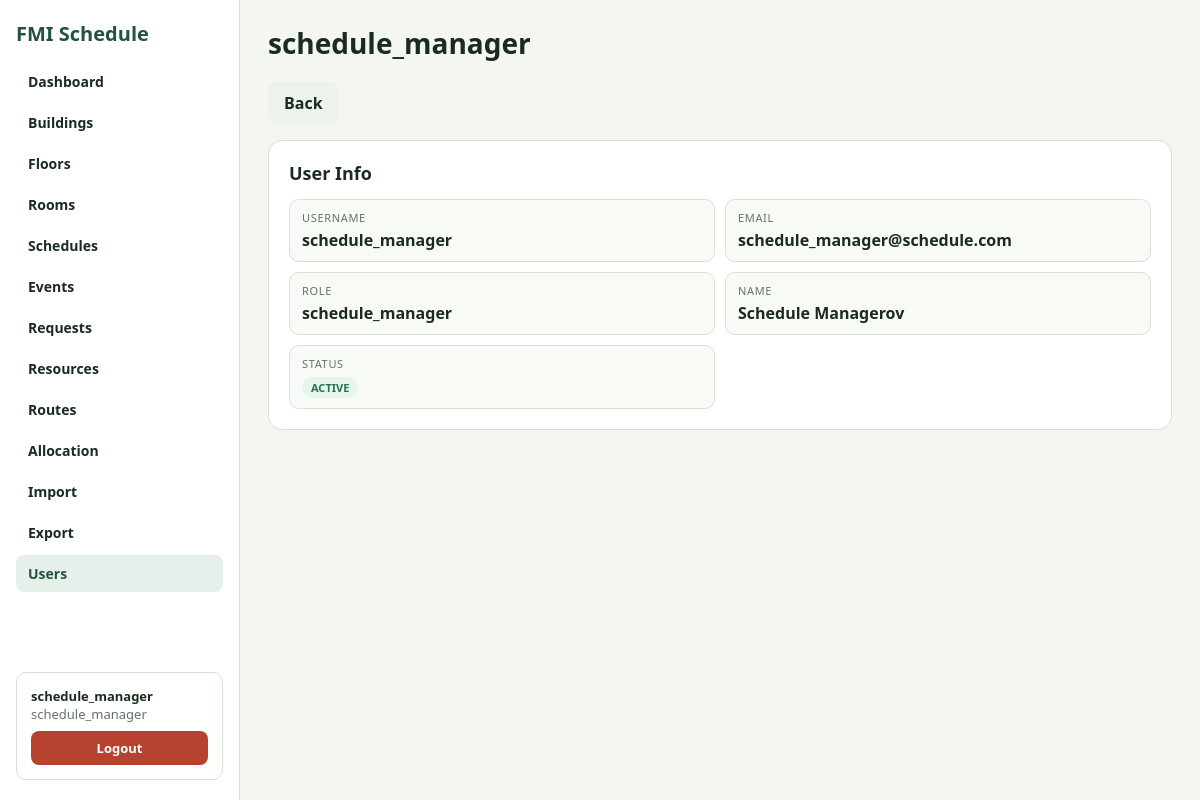
Page /users/1 (signed in) on the committed database.
### tables this page shows
CREATE TABLE IF NOT EXISTS `users` (
    `id` INT UNSIGNED NOT NULL AUTO_INCREMENT,
    `username` VARCHAR(50) NOT NULL,
    `first_name` VARCHAR(100) NOT NULL DEFAULT '',
    `last_name` VARCHAR(100) NOT NULL DEFAULT '',
    `email` VARCHAR(255) NOT NULL,
    `password_hash` VARCHAR(255) NOT NULL,
    `role` VARCHAR(50) NOT NULL DEFAULT 'student',
    `is_active` BOOLEAN NOT NULL DEFAULT 1,
    PRIMARY KEY (`id`),
    UNIQUE KEY `uq_users_username` (`username`),
    UNIQUE KEY `uq_users_email` (`email`)
);

### app/core/View.php (called while the page is built, shortened)
<?php
class View
{
    private $viewsPath;
    private $layout;
    public function __construct($viewsPath = null, $layout = null)
    {
        $this->viewsPath = $viewsPath ?? dirname(__DIR__) . DIRECTORY_SEPARATOR . 'views';
        $this->layout = $layout;
    }
    public function render($view, $data = [], $layout = null)
    {
        $content = $this->render_file($this->resolve_view_path($view), $data);
        $layout ??= $this->layout;
        if ($layout === null) {
            return $content;
        }
        return $this->render_file($this->resolve_view_path($layout), array_merge($data, [
            'content' => $content,
        ]));
    }
    private function render_file($path, $data)
    {
        extract($data, EXTR_SKIP);
        require $path;
        return (string) ob_get_clean();
    }
    private function resolve_view_path(string $view): string
    {
        $view = trim($view, '/\\');
        $view = str_replace(['/', '\\'], DIRECTORY_SEPARATOR, $view);
        if (!str_ends_with($view, '.php')) {
            $view .= '.php';
        }
        return $this->viewsPath . DIRECTORY_SEPARATOR . $view;
    }
}

### app/core/Controller.php (called while the page is built, shortened)
<?php
abstract class Controller
{
    protected $view;
    public function __construct($request = [], $view = null)
    {
        $this->view = $view ?? new View();
    }
    protected function render($view, $data = [], $layout = null)
    {
        return $this->view->render($view, $data, $layout);
    }
}

### app/controllers/BaseController.php (called while the page is built, shortened)
<?php
abstract class BaseController extends Controller
{
    protected SessionHelper $session;
    public function __construct($request = [], $view = null, $session = null)
    {
        $this->session = $session ?? new SessionHelper();
        $this->session->start();
    }
    protected function respond($view, $data = [], $layout = null)
    {
        return $this->render($view, $data + $this->shared_view_data(), $layout);
    }
    protected function resolve_id($id, $key = 'id', $default = 0)
    {
        if ($id !== null && is_numeric($id)) {
            return (int) $id;
        }
        return $this->int_param($key, $this->payload()[$key] ?? $default);
    }
    protected function shared_view_data()
    {
        return [
            'current_user' => $this->session->get_user(),
            'current_user_id' => $this->session->get_user_id(),
            'current_user_role' => $this->session->get_user_role(),
            'flash' => $this->session->flashes(),
        ];
    }
}

### app/controllers/CrudController.php (called while the page is built, shortened)
<?php
abstract class CrudController extends BaseController
{
    protected $repository;
    protected $view_path;
    protected $entity_name = 'item';
    public function __construct($request = [], $view = null, $session = null, $repository = null)
    {
        $this->repository = $repository ?? new $class();
    }
    public function show($id = null)
    {
        $model = $this->find_model($id);
        return $this->respond($this->view_path . '/details', [
            $this->entity_name => $model,
        ]);
    }
    protected function find_model($id)
    {
        return $this->repository->find_by_id($this->resolve_id($id));
    }
}

### index.php (called while the page is built, shortened)
<?php
require ROOT . '/app/core/Autoloader.php';
App\Core\Kernel::boot(ROOT)->handle();

### app/core/Repository.php (called while the page is built, shortened)
<?php
class Repository
{
    protected $database;
    protected $table;
    public function __construct($database = null, $model_class = null, $table = null) {
        $this->database = $database ?? new Database();
        $this->table = $table ?? $this->table;
    }
    public function find_by_id($id)
    {
        $statement = $this->database->connection()->prepare(
            "SELECT * FROM `{$this->table}` WHERE id = ? LIMIT 1"
        );
        $statement->bindValue(1, $id);
        $statement->execute();
        $row = $statement->fetch();
        return $row === false ? null : $this->map_row_to_model($row);
    }
    protected function map_row_to_model($row)
    {
        $model = new $this->model_class();
        $model->fill($row);
        return $model;
    }
}

### app/core/Autoloader.php (called while the page is built, shortened)
<?php
class Autoloader
{
    public static function register($app_path)
    {
        spl_autoload_register(function ($class) use ($app_path) {
            $prefix = 'App\\';
            $relative = str_replace('\\', '/', substr($class, strlen($prefix)));
            $file = rtrim($app_path, '/\\') . '/' . $relative . '.php';
        });
    }
    private static function resolve_case_insensitive_path($base_dir, $relative_path)
    {
        $path = rtrim($base_dir, '/\\');
        $parts = preg_split('#[\\\\/]#', $relative_path);
        foreach ($parts as $part) {
            $next = $path . DIRECTORY_SEPARATOR . $part;
            if (file_exists($next)) {
                $path = $next;
                continue;
            }
            $matched = self::find_case_insensitive_match($path, $part);
            $path = $matched;
        }
        return is_file($path) ? $path : null;
    }
    private static function find_case_insensitive_match($path, $part)
    {
        $matches = glob($path . DIRECTORY_SEPARATOR . '*') ?: [];
        foreach ($matches as $candidate) {
            if (strcasecmp(basename($candidate), $part) === 0) {
                return $candidate;
            }
        }
        return null;
    }
}

### app/core/Database.php (called while the page is built, shortened)
<?php
class Database
{
    private $connection;
    public function __construct()
    {
        $host = Config::get('DB_HOST', '127.0.0.1');
        $port = Config::get('DB_PORT', '3306');
        $dbname = Config::get('DB_NAME', 'schedule_management_system');
        $username = Config::get('DB_USER_NAME', Config::get('DB_USER', 'root'));
        $password = Config::get('DB_USER_PASSWORD', Config::get('DB_PASS', ''));
        $dsn = "mysql:host=$host;port=$port;dbname=$dbname;charset=utf8mb4";
        $this->connection = new PDO($dsn, $username, $password, [
            PDO::ATTR_ERRMODE => PDO::ERRMODE_EXCEPTION,
            PDO::ATTR_DEFAULT_FETCH_MODE => PDO::FETCH_ASSOC,
        ]);
    }
    public function connection()
    {
        return $this->connection;
    }
    public function close() {
        $this->connection = null;
    }
}

### app/core/Config.php (called while the page is built, shortened)
<?php
class Config
{
    private static $values = [];
    public static function load(string $file): void
    {
        if (!is_file($file)) {
            return;
        }
        $values = parse_ini_file($file, false, INI_SCANNER_TYPED);
        self::$values = $values + self::$values;
    }
    public static function get(string $key, $default = null)
    {
        $value = getenv($key);
        if ($value !== false) {
            return $value;
        }
        return array_key_exists($key, self::$values) ? self::$values[$key] : $default;
    }
}

### app/core/Model.php (called while the page is built, shortened)
<?php
abstract class Model
{
    public function to_array()
    {
        return get_object_vars($this);
    }
}

### app/views/users/details.php (the view)
<?php
require_once __DIR__ . '/../shared/ui.php';
$u = is_object($user ?? null) ? $user->to_array() : ($user ?? []);
$name = trim(($u['first_name'] ?? '') . ' ' . ($u['last_name'] ?? ''));
page_start($u['username'] ?? 'User Details', 'users');
?>
<div class="actions page-actions">
    <a href="/users" class="btn btn-muted">Back</a>
</div>
<div class="card">
    <h2>User Info</h2>
    <dl class="meta">
        <div><dt>Username</dt><dd><?= e($u['username'] ?? '-') ?></dd></div>
        <div><dt>Email</dt><dd><?= e($u['email'] ?? '-') ?></dd></div>
        <div><dt>Role</dt><dd><?= e($u['role'] ?? '-') ?></dd></div>
        <div><dt>Name</dt><dd><?= e($name !== '' ? $name : '-') ?></dd></div>
        <div><dt>Status</dt><dd><?= status_badge(($u['is_active'] ?? 1) ? 'active' : 'inactive') ?></dd></div>
    </dl>
</div>
<?php page_end(); ?>

### app/views/shared/ui.php (shortened to what this page needs)
<?php
function e($v) { return htmlspecialchars((string)($v ?? ''), ENT_QUOTES, 'UTF-8'); }
function page_start($title, $active = 'dashboard') {
    $user = $GLOBALS['current_user'] ?? null;
    $role = $GLOBALS['current_user_role'] ?? '';
    $nav = [
        'dashboard'  => 'Dashboard',
        'buildings'  => 'Buildings',
        'floors'     => 'Floors',
        'rooms'      => 'Rooms',
        'schedules'  => 'Schedules',
        'events'     => 'Events',
        'requests'   => 'Requests',
        'resources'  => 'Resources',
        'routes'     => 'Routes',
        'allocation/search' => 'Allocation',
        'import-export/import'     => 'Import',
        'import-export/export'     => 'Export',
        'users'      => 'Users',
    ];
?>
<!DOCTYPE html>
<html lang="bg">
<head>
<link rel="stylesheet" href="/css/style.css">
</head>
<body>
<div class="layout">
<aside class="sidebar">
    <div class="brand">FMI Schedule</div>
    <nav>
    <?php foreach ($nav as $key => $label): ?>
        <a href="/<?=$key?>" class="<?= $active === $key ? 'active' : '' ?>"> <?= $label ?> </a>
    <?php endforeach; ?>
    </nav>
    <?php if ($user): ?>
    <div class="user-box">
        <strong><?= e($user['username'] ?? $user['email'] ?? 'User') ?></strong>
        <span><?= e($role) ?></span>
        <form method="post" action="/logout">
            <button type="submit" class="btn-logout">Logout</button>
        </form>
    </div>
    <?php endif; ?>
</aside>
<main>
    <h1><?= e($title) ?></h1>
<?php }
function page_end() { ?>
</main>
</div>
</body>
</html>
<?php }
function status_badge($s) {
    $s = strtolower((string)($s ?? ''));
    $c = match($s) {
        'active','approved','available' => 'ok',
        'pending','draft' => 'warn',
        'rejected','inactive','cancelled','unavailable' => 'err',
        default => 'neutral',
    };
    return '<span class="badge ' . $c . '">' . e($s) . '</span>';
}

### app/core/Kernel.php (shortened to what this page needs)
<?php
class Kernel
{
    private $router;
    public function __construct($root, Router $router)
    {
        $this->router = $router;
    }
    public function handle()
    {
        $method = Request::method();
        $uri = Request::path();
        $route = $this->router->match($method, $uri);
        $this->dispatch($method, $uri, $route);
    }
    private function dispatch($method, $uri, $route)
    {
        $controller_name = $route['controller'];
        $method_name = $route['action'];
        $params = $route['params'];
        $request = Request::capture($params);
        $request['method'] = $method;
        $request['path'] = $uri;
        $request['controller'] = $controller_name;
        $request['action'] = $method_name;
        try {
            $controller = new $controller_class($request);
            $result = $controller->$method_name(...array_values($params));
        } catch (Throwable $exception) {
            ErrorHandler::render(
                500,
                'Something went wrong while processing your request. Please try again.',
                $exception
            );
        }
    }
    private function render_result($result)
    {
        if (is_string($result)) {
            echo $result;
            return;
        }
    }
}

### public/css/style.css (style rules this page uses)
:root { --bg: #f4f6f1; --panel: #fff; --ink: #1a2b1f; --muted: #627468; --line: #d8dfd3; --accent: #22543d; --accent-soft: #e6f0ea; --danger: #b74230; --danger-soft: #fff1ee; --success: #23744d; --success-soft: #e8f5ed; --warn: #b6771e; --warn-soft: #fff4dc; }
* { box-sizing: border-box; margin: 0; }
body { font-family: "Segoe UI", Arial, sans-serif; color: var(--ink); background: var(--bg); }
a { color: var(--accent); text-decoration: none; }
.layout { display: grid; grid-template-columns: 240px 1fr; min-height: 100vh; }
.sidebar { background: var(--panel); border-right: 1px solid var(--line); padding: 20px 16px; display: flex; flex-direction: column; gap: 16px; position: sticky; top: 0; height: 100vh; overflow-y: auto; }
.brand { font-size: 20px; font-weight: 800; color: var(--accent); }
.sidebar nav { display: flex; flex-direction: column; gap: 4px; }
.sidebar nav a { display: block; padding: 9px 12px; border-radius: 8px; color: var(--ink); font-weight: 600; font-size: 14px; }
.sidebar nav a.active { background: var(--accent-soft); color: var(--accent); }
.user-box { margin-top: auto; padding: 14px; border: 1px solid var(--line); border-radius: 10px; font-size: 13px; }
.user-box strong { display: block; }
.user-box span { color: var(--muted); }
.user-box form { margin-top: 8px; }
.user-box .btn-logout { width: 100%; padding: 8px 10px; background: var(--danger); font-size: 13px; }
main { padding: 24px 28px; max-width: 1200px; }
main>h1 { font-size: 28px; margin-bottom: 20px; }
.card { background: var(--panel); border: 1px solid var(--line); border-radius: 14px; padding: 20px; margin-bottom: 20px; }
.card h2 { font-size: 18px; margin-bottom: 14px; }
.badge { display: inline-block; padding: 3px 9px; border-radius: 99px; font-size: 11px; font-weight: 800; text-transform: uppercase; }
.badge.ok { background: var(--success-soft); color: var(--success); }
button, .btn, input[type="submit"] { display: inline-block; border: 0; border-radius: 8px; padding: 10px 16px; background: var(--accent); color: #fff; font: inherit; font-weight: 700; cursor: pointer; }
.btn-muted { background: #eef2ec; color: var(--ink); }
.actions { display: flex; gap: 8px; flex-wrap: wrap; }
.page-actions { margin-bottom: 16px; }
dl.meta { display: grid; grid-template-columns: 1fr 1fr; gap: 10px; }
dl.meta div { padding: 10px 12px; background: #f8faf6; border: 1px solid var(--line); border-radius: 10px; }
dl.meta dt { font-size: 11px; color: var(--muted); text-transform: uppercase; letter-spacing: .06em; margin-bottom: 4px; }
dl.meta dd { margin: 0; font-weight: 600; }

### rows in the picture
users: username "schedule_manager", email "schedule_manager@schedule.com", role "schedule_manager", first_name+last_name "Schedule Managerov"

### other values in the picture
$label "Dashboard"
$label "Buildings"
$label "Floors"
$label "Rooms"
$label "Schedules"
$label "Events"
$label "Requests"
$label "Resources"
$label "Routes"
$label "Allocation"
$label "Import"
$label "Export"
$label "Users"
$s "ACTIVE"
